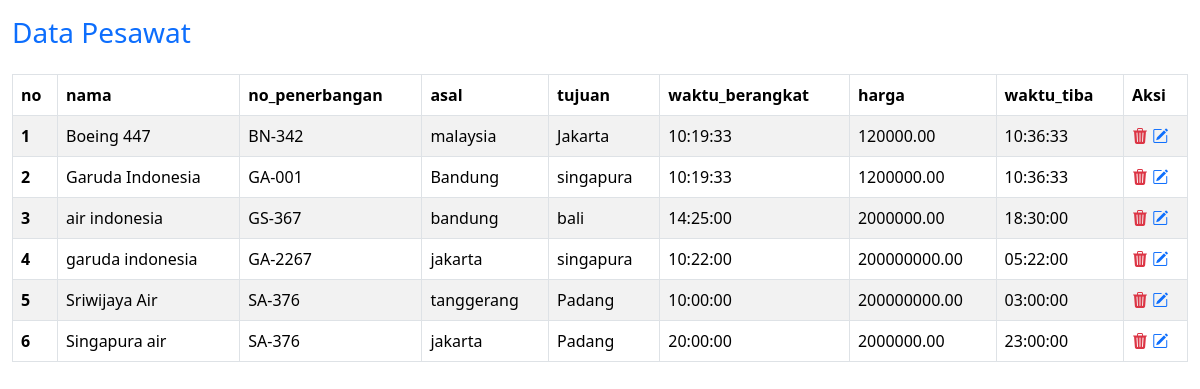
The app's page /admin/data.php, older data.
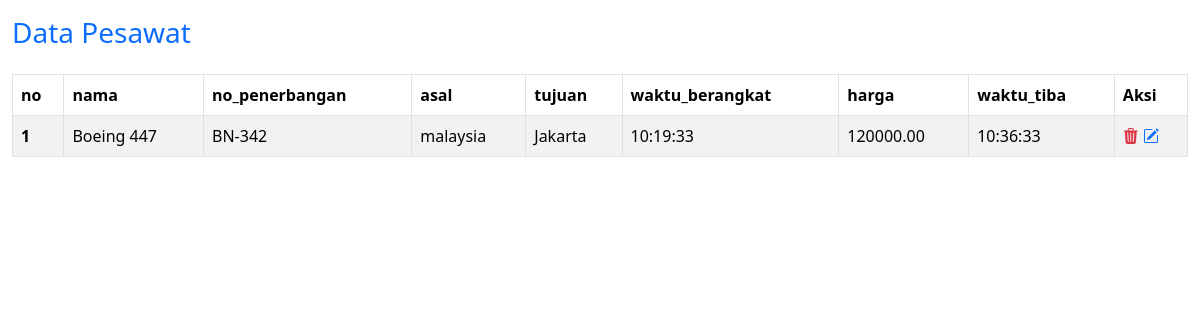
The same page, newer data.
### tables this page shows
CREATE TABLE `pesawat` (
  `id` int NOT NULL,
  `nama` varchar(50) NOT NULL,
  `no_penerbangan` varchar(50) NOT NULL,
  `asal` varchar(50) NOT NULL,
  `tujuan` varchar(50) NOT NULL,
  `waktu_berangkat` time DEFAULT NULL,
  `harga` decimal(12,2) NOT NULL,
  `created_at` timestamp NOT NULL DEFAULT CURRENT_TIMESTAMP,
  `updated_at` timestamp NOT NULL DEFAULT CURRENT_TIMESTAMP,
  `waktu_tiba` time DEFAULT NULL,
  `kursi_tersedia` int NOT NULL
);

### admin/data.php (the view)
<?php include "boot.php"; ?>
<div class="container-fluid mt-3">
    <h3 class="mb-4 text-primary">Data Pesawat</h3>
<table class="table table-striped table-bordered mt-4">
    <thead>
      <tr>
        <th scope="col">no</th>
        <th scope="col">nama</th>
        <th scope="col">no_penerbangan</th>
        <th scope="col">asal</th>
        <th scope="col">tujuan</th>
        <th scope="col">waktu_berangkat</th>
        <th scope="col">harga</th>
        <th scope="col">waktu_tiba</th>
        <th>Aksi</th>
      </tr>
    </thead>
    <tbody>
      <?php include "../koneksi.php";
      $tampil = $mysql->query("SELECT * FROM pesawat");
      foreach ($tampil as $data) {
        @$no++;
      ?>
        <tr>
          <th scope="row"><?= $no; ?></th>
          <td><?= $data['nama'] ?></td>
          <td><?= $data['no_penerbangan'] ?></td>
          <td><?= $data['asal'] ?></td>
          <td><?= $data['tujuan'] ?></td>
          <td><?= $data['waktu_berangkat'] ?></td>
          <td><?= $data['harga'] ?></td>
          <td><?= $data['waktu_tiba'] ?></td>
          <td>
            <a href="delete.php?id=<?= $data['id']; ?>" onclick="return confirm('apakah anda yakin?');">
              <i class="bi bi-trash3-fill text-danger"></i></button></a>
            <a href="update.php?id=<?= $data['id']; ?>" onclick="return confirm;">
              <i class="bi bi-pencil-square"></i></button></a>
          </td>
        </tr>
      <?php } ?>
    </tbody>
  </table>
  </div>

### admin/boot.php (shortened to what this page needs)
<!doctype html>
<html lang="en">
  <head>
    <link href="https://cdn.jsdelivr.net/npm/bootstrap@5.3.7/dist/css/bootstrap.min.css" rel="stylesheet">
  </head>
  <body>
    <link rel="stylesheet" href="https://cdn.jsdelivr.net/npm/bootstrap-icons@1.13.1/font/bootstrap-icons.min.css">
    <link rel="stylesheet" href="https://cdn.jsdelivr.net/npm/bootstrap-icons@1.13.1/font/bootstrap-icons.min.css">
    <link rel="stylesheet" href="https://cdn.jsdelivr.net/npm/bootstrap-icons@1.13.1/font/bootstrap-icons.min.css">
    <link rel="stylesheet" href="https://cdn.jsdelivr.net/npm/bootstrap-icons@1.13.1/font/bootstrap-icons.min.css">
    <link rel="stylesheet" href="https://cdn.jsdelivr.net/npm/bootstrap-icons@1.13.1/font/bootstrap-icons.min.css">
  </body>
</html>

Row changes from the older to the newer data that the page shows:
removed pesawat: nama "Garuda Indonesia", no_penerbangan "GA-001", asal "Bandung", tujuan "singapura", waktu_berangkat "10:19:33", harga "1200000.00", waktu_tiba "10:36:33"
removed pesawat: nama "air indonesia", no_penerbangan "GS-367", asal "bandung", tujuan "bali", waktu_berangkat "14:25:00", harga "2000000.00", waktu_tiba "18:30:00"
removed pesawat: nama "garuda indonesia", no_penerbangan "GA-2267", asal "jakarta", tujuan "singapura", waktu_berangkat "10:22:00", harga "200000000.00", waktu_tiba "05:22:00"
removed pesawat: nama "Sriwijaya Air", no_penerbangan "SA-376", asal "tanggerang", tujuan "Padang", waktu_berangkat "10:00:00", harga "200000000.00", waktu_tiba "03:00:00"
removed pesawat: nama "Singapura air", no_penerbangan "SA-376", asal "jakarta", tujuan "Padang", waktu_berangkat "20:00:00", harga "2000000.00", waktu_tiba "23:00:00"
